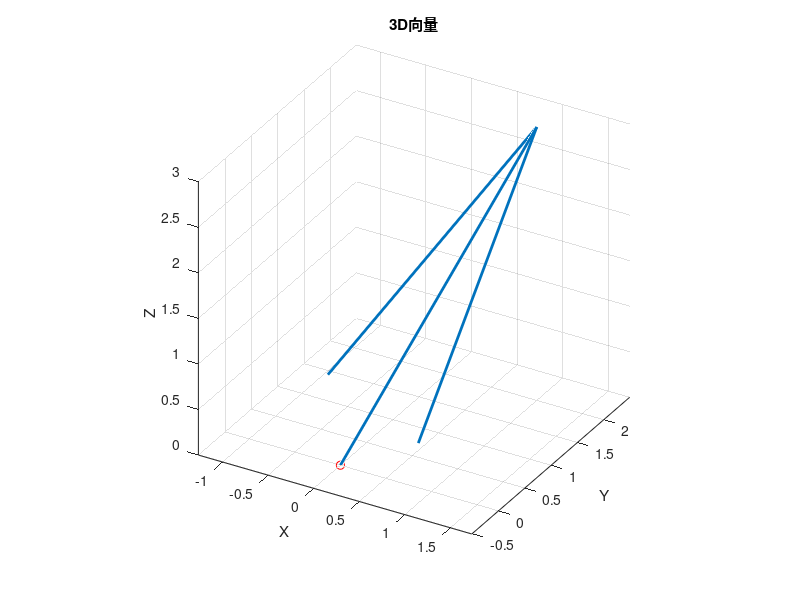

Write the MATLAB code that produced this figure.
% 定义起点和向量
start = [0, 0, 0];
vector = [1, 2, 3];

% 绘制
figure;
quiver3(start(1), start(2), start(3), ...
        vector(1), vector(2), vector(3), ...
        0, 'LineWidth', 2, 'MaxHeadSize', 0.5);
hold on;
plot3(start(1), start(2), start(3), 'ro');
axis equal;
grid on;
title('3D向量');
xlabel('X');
ylabel('Y');
zlabel('Z');
view(30, 30);